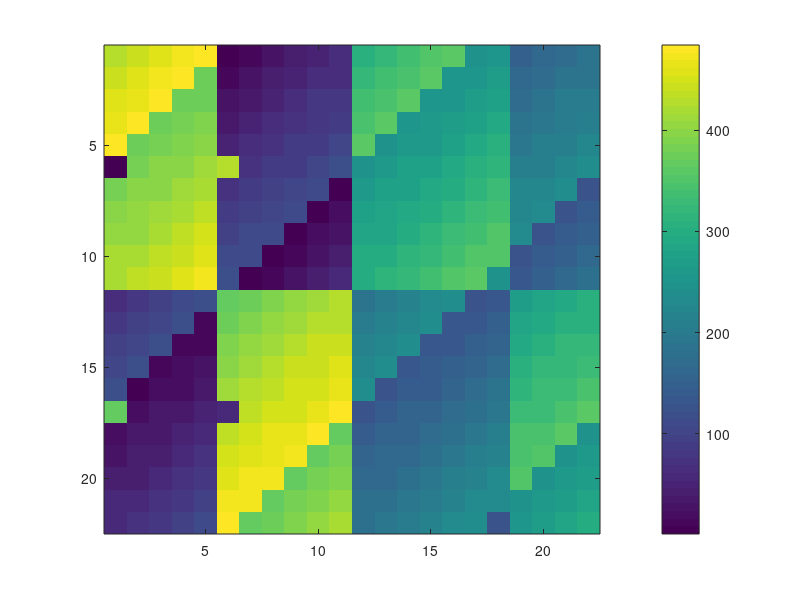

Here is the MATLAB script that generated this plot: (Note: this script raises an error after producing the figure.)
%%% Shared variables
n = @nexttile; 
m = magic(randsample([20,21,22],1)); 


%% Simple tests with parula
figure; imagesc(m); colorbar; colormat(parula); 
figure; imagesc(m); colorbar; colormat(parula(10)); 
figure; imagesc(m); colorbar; colormat('parula'); 
figure; imagesc(m); colorbar; colormat("parula"); 


%% Simple tests with turbo
figure; imagesc(m); colorbar; colormat(turbo); 
figure; imagesc(m); colorbar; colormat(turbo(10)); 
figure; imagesc(m); colorbar; colormat('turbo'); 
figure; imagesc(m); colorbar; colormat("turbo"); 


%% Simple tests with multiple axes

% this changes the whole figure
figure; imagesc(nexttile, m); colorbar; imagesc(nexttile, m); colorbar; 
colormat(turbo); 
title(gcf().Children, 'Changes the whole figure'); 

% this changes the whole figure
figure; imagesc(nexttile, m); colorbar; imagesc(nexttile, m); colorbar; 
colormat(turbo, 'Parent', gcf);
title(gcf().Children, 'Changes the whole figure'); 

% this changes the first axes
figure; imagesc(nexttile, m); colorbar; imagesc(nexttile, m); colorbar; 
colormat(nexttile(gcf().Children,1), turbo); 
title(gcf().Children, 'Changes the first axes'); 

% this changes the second axes
figure; imagesc(nexttile, m); colorbar; imagesc(nexttile, m); colorbar; 
colormat(nexttile(gcf().Children,2), turbo); 
title(gcf().Children, 'Changes the second axes'); 

% this changes the second axes
figure; imagesc(nexttile, m); colorbar; imagesc(nexttile, m); colorbar; 
colormat(gca(), turbo); 
title(gcf().Children, 'Changes the second axes'); 



% changing the whole figure this way is not yet supported
% figure; imagesc(nexttile, m); colorbar; imagesc(nexttile, m); colorbar; 
% colormat(gcf, turbo); 




